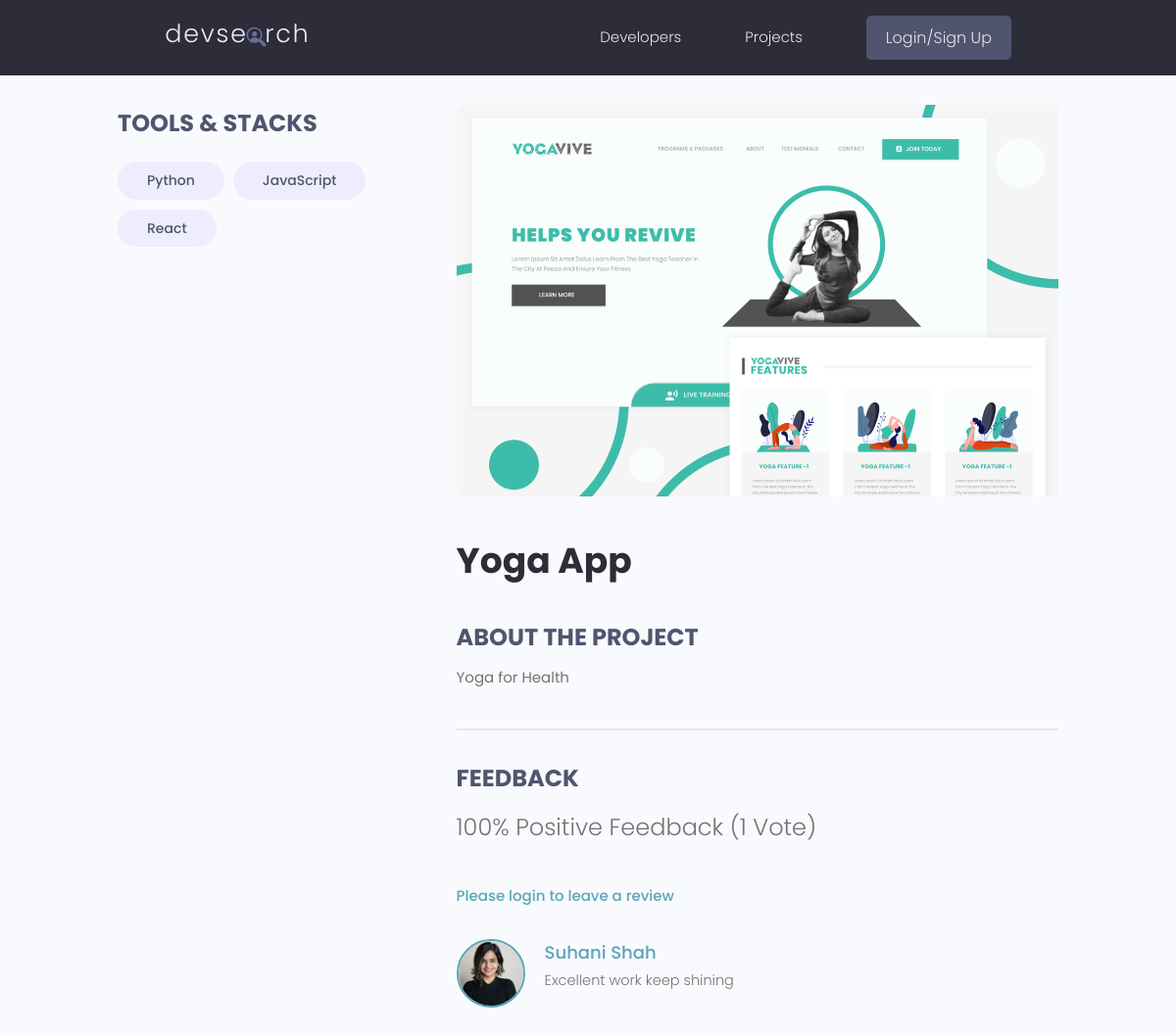
The page /projects/project/376a33a7-480d-4e57-b7ae-099b9c2dd58f on the database its author committed.
### projects/models.py (models this page shows, shortened)
class Tag(models.Model):
    name = models.CharField(max_length=200)
    created = models.DateTimeField(auto_now_add=True)
    id = models.UUIDField(default=uuid.uuid4, unique=True,primary_key=True, editable=False)
    def __str__(self):
        return self.name

class Project(models.Model):
  owner = models.ForeignKey(Profile, null=True,blank=True, on_delete = models.SET_NULL)
  title = models.CharField(max_length=100)
  description = models.TextField(null=True, blank=False)
  featured_image = models.ImageField(null=True, blank=True,default='default.jpg')
  demo_link = models.CharField(max_length=2000, null=True, blank = True)
  source_link = models.CharField(max_length=2000, null=True, blank = True)
  tags = models.ManyToManyField('Tag', blank=True)
  vote_total = models.IntegerField(default=0, null=True, blank=True)
  vote_ratio = models.IntegerField(default=0, null=True, blank=True)
  created = models.DateTimeField(auto_now_add=True)
  id = models.UUIDField(default=uuid.uuid4, unique=True,primary_key=True, editable=False)
  @property
  def imageURL(self):
    try:
      url = self.featured_image.url
    except:
      url = ''
    return url
  @property
  def reviewers(self):
    queryset = self.review_set.all().values_list('owner__id', flat=True)
    return queryset
  class Meta:
    ordering = ['-vote_total','-vote_ratio','title']

class Review(models.Model):
  VOTE_TYPE = (
    ('up', 'Up Vote'),
    ('down', 'Down Vote'),
  )
  owner = models.ForeignKey(Profile,on_delete=models.CASCADE, null=True)
  project = models.ForeignKey(Project, on_delete=models.CASCADE)
  body = models.TextField(null=True, blank=True)
  value = models.CharField(max_length=200, choices=VOTE_TYPE)
  created = models.DateTimeField(auto_now_add=True)
  id = models.UUIDField(default=uuid.uuid4,unique=True, primary_key=True, editable = False)
  class Meta:
    unique_together = [['owner','project']]

### users/models.py (models this page shows, shortened)
class Profile(models.Model):
    user = models.OneToOneField(User,
                                on_delete=models.CASCADE,
                                null=True,
                                blank=True)
    name = models.CharField(max_length=200, blank=True, null=True)
    email = models.EmailField(max_length=500, blank=True, null=True)
    username = models.CharField(max_length=200, blank=True, null=True)
    location = models.CharField(max_length=200, blank=True, null=True)
    short_intro = models.CharField(max_length=200, blank=True, null=True)
    bio = models.TextField(blank=True, null=True)
    profile_image = models.ImageField(null=True,
                                      blank=True,
                                      upload_to='profiles/',
                                      default="profiles/user-default.png")
    social_github = models.CharField(max_length=200, blank=True, null=True)
    social_twitter = models.CharField(max_length=200, blank=True, null=True)
    social_linkedin = models.CharField(max_length=200, blank=True, null=True)
    social_youtube = models.CharField(max_length=200, blank=True, null=True)
    social_website = models.CharField(max_length=200, blank=True, null=True)
    created = models.DateTimeField(auto_now_add=True)
    id = models.UUIDField(default=uuid.uuid4,
                          unique=True,
                          primary_key=True,
                          editable=False)
    class Meta:
        ordering = ['-created']

### projects/views.py (the view, shortened to what this page needs)
# urls.py: path("project/<str:pk>",views.project,name='project'),
def project(request,pk):
  project = Project.objects.get(id=pk)
  form = ReviewForm()
  context = {'project':project,'form':form}
  return render(request,'projects/project.html',context)

### projects/templates/projects/project.html (shortened to what this page needs)
{% extends 'main.html' %}
{% block content %}
<main class="singleProject my-md">
  <div class="container">
    <div class="layout">
      <div class="column column--1of3">
        <h3 class="singleProject__subtitle">Tools & Stacks</h3>
        <div class="singleProject__toolStack">
        {% for tag in project.tags.all %}
        <span class="tag tag--pill tag--sub tag--lg">
          <small>{{tag}}</small>
        </span>
        {% endfor %}
        </div>
      </div>
      <div class="column column--2of3">
        <img class="singleProject__preview" src="{{ project.imageURL }}" alt="portfolio thumbnail" />
        <h2 class="singleProject__title">{{project.title}}</h2>
        <h3 class="singleProject__subtitle">About the Project</h3>
        <div class="singleProject__info">
          {{project.description}}
        <div class="comments">
          <h3 class="singleProject__subtitle">Feedback</h3>
          <h5 class="project--rating">
              {{project.vote_ratio}}% Positive Feedback ({{project.vote_total}}
              Vote{{project.vote_total|pluralize:"s"}})
          </h5>
          {% if request.user.profile.id in project.reviewers %}
          <p>You have already submitted your review for this project</p>
          {% elif request.user.profile == project.owner %}
          <p>You cannot review your own work</p>
          {%  else %}
          <a href="{% url 'login' %}?next={{request.path}}">Please login to leave a review</a>
          {% endif %}
        </div>
      </div
      </div>
      <div class="commentList">
        {% for review in project.review_set.all %}
          {% if review.body %}
          <div class="comment">
            <a href="{% url 'user-profile' review.owner.id  %}">
              <img class="avatar avatar--md" src="{{review.owner.profile_image.url}}" alt="user" />
            </a>
            <div class="comment__details">
              <a href="{% url 'user-profile' review.owner.id  %}" class="comment__author">{{review.owner.name}}</a>
              <p class="comment__info">{{review.body|linebreaksbr}}</p>
            </div>
          </div>
          {% endif %}
        {% endfor %}
      </div>
    </div>
  </div>
</main>
{% endblock content %}

### static/styles/app.css (style rules this page uses)
:root { --color-sub: #2d2d39; }
img { width: 100%; }
.singleProject .column--1of3 { order: 2; }
@media screen and (min-width: 1081px) { .singleProject .column--1of3 { order: 1; } }
@media screen and (min-width: 1081px) { .singleProject .column--2of3 { order: 2; } }
.singleProject__toolStack { margin-top: 2rem; margin-bottom: 4rem; }
.singleProject__preview { height: 50vh; object-fit: cover; object-position: top center; margin-bottom: 3rem; border-radius: 0.7rem; }
.singleProject__title { font-size: 3.6rem; font-weight: 700; color: var(--color-sub); margin-bottom: 3rem; }
.project--rating { margin-bottom: 1.6em; margin-top: .5em; }
.singleProject__subtitle { text-transform: uppercase; font-size: 2.4rem; font-weight: 700; color: var(--color-sub-light); margin-bottom: 1rem; }
.comments { margin-top: 4rem; padding-top: 3rem; border-top: 2px solid var(--color-light); }
.commentList { margin: 3rem 0; }
.comment { display: flex; gap: 2rem; }
.comment__author { font-size: 1.8rem; }
.comment__info { font-size: 1.45rem; }

### static/uikit/styles/modules/_variables.css (style rules this page uses)
:root { --color-main: #5aa5b9; --color-main-light: #e6faff; --color-sub: #3f4156; --color-sub-light: #51546e; --color-sub-lighter: #ededfd; --color-text: #737373; --color-gray: #8b8b8b; --color-light: #e5e7eb; --color-light-gray: #767676; --color-bg: #f8fafd; --color-white: #fffefd; --color-white-light: #f3f3f3; --color-success: #359e64; --color-success-bg: #def8e8; --color-error: #fc4b0b; --color-error-bg: #fff2ee; --font-base: 'Poppins', arial, helvetica, 'Segoe UI', roboto, ubuntu, sans-serif; --font-monospace: 'Fira Code', 'Courier New', courier, monospace; --font-regular: 300; --font-medium: 500; --font-bold: 700; --generic-shadow: 1px 1px 5px #00000010; --generic-transition: all 0.3s ease-in-out; }

### static/uikit/styles/modules/_base.css (style rules this page uses)
* { margin: 0; padding: 0; box-sizing: border-box; text-rendering: optimizeLegibility; color: inherit; font-size: inherit; }
html { font-size: 50%; }
@media only screen and (min-width: 480px) { html { font-size: 56.25%; } }
@media only screen and (min-width: 1200px) { html { font-size: 62.5%; } }
body { line-height: 1.6; font-weight: 400; font-size: 1.5rem; color: var(--color-text); background-color: var(--color-bg); min-height: 100vh; }

### static/uikit/styles/modules/_typography.css (style rules this page uses)
* { font-family: var(--font-base); }
h2 { font-size: 3.6rem; font-weight: var(--font-bold); }
h3 { font-size: 3.2rem; font-weight: var(--font-medium); }
h5 { font-size: 2.4rem; font-weight: var(--font-medium); }
h5, h6 { font-weight: var(--font-regular); }
p, span, strong { font-size: 1.6rem; color: var(--color-text); font-weight: var(--font-regular); }
a { padding-bottom: 2px; text-decoration: none; display: inline-block; color: var(--color-main); font-weight: var(--font-medium); }

### static/uikit/styles/modules/_utilities.css (style rules this page uses)
.container { width: 92%; max-width: 165rem; margin: 0 auto; box-sizing: border-box; }
@media screen and (min-width: 1000px) { .container { width: 90%; } }
@media screen and (min-width: 1200px) { .container { width: 80%; } }
.my-md { margin: 3rem auto; }

### static/uikit/styles/modules/_avatar.css (style rules this page uses)
.avatar { border-radius: 50%; border: 2px solid var(--color-main); object-fit: cover; }
.avatar--md { height: 7rem; width: 7rem; }

### static/uikit/styles/modules/_tag.css (style rules this page uses)
.tag { display: inline-flex; align-items: center; background-color: var(--color-sub); height: -webkit-fit-content; height: -moz-fit-content; height: fit-content; width: -webkit-fit-content; width: -moz-fit-content; width: fit-content; border-radius: 0.5rem; padding: 0.5rem 1.5rem; font-size: 1.2rem; cursor: pointer; }
.tag:not(:last-child) { margin-right: 0.25rem; margin-bottom: 0.75rem; }
.tag > small { color: var(--color-white); }
.tag--pill { border-radius: 5rem; }
.tag--sub, .tag--sub > small { background: var(--color-sub-lighter); color: var(--color-sub-light); font-weight: 500; }
.tag--lg { padding: 0.8rem 3rem; font-size: 1.4rem; }
.tag--lg:not(:last-child) { margin-right: 0.5rem; margin-bottom: 1rem; }

### static/uikit/styles/modules/_layout.css (style rules this page uses)
.layout { display: flex; flex-flow: row wrap; justify-content: space-between; }
.layout > .column { margin-bottom: 3rem; }
.layout > .column.column--1of3 { flex-basis: 30%; }
.layout > .column.column--2of3 { flex-basis: 64%; }

### rows shown on the page
Tag: name "Python"
Tag: name "JavaScript"
Tag: name "React"
Project: imageURL (picture), title "Yoga App", description "Yoga for Health", vote_ratio "100", vote_total "1"
Review: owner.profile_image (picture), owner.name "Suhani Shah", body "Excellent work keep shining"
